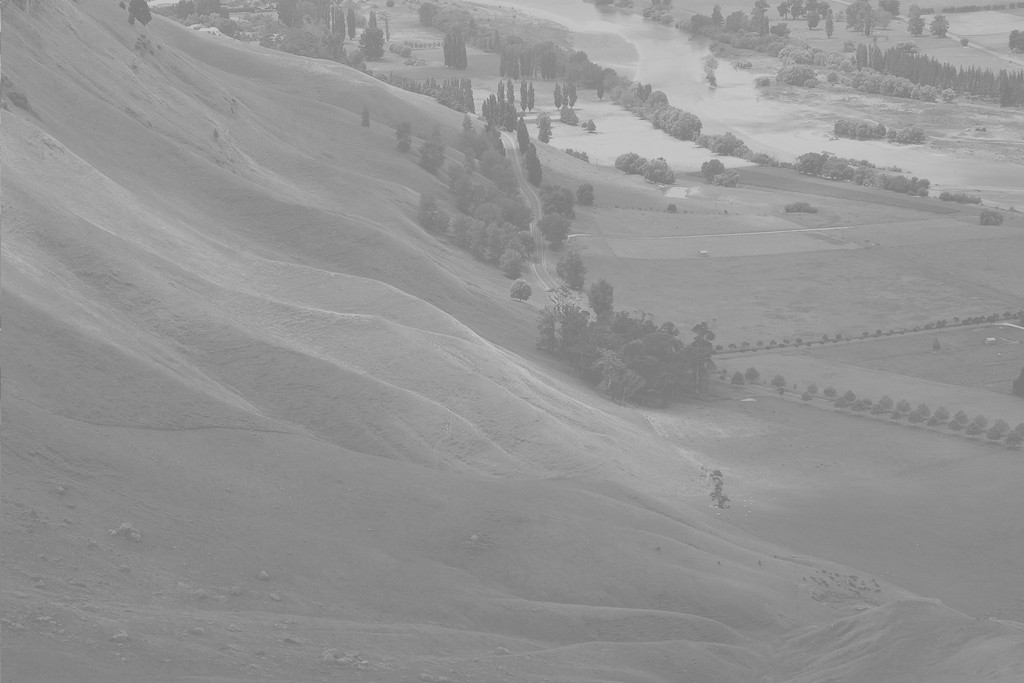
#> input picture Midterm_Essay/Histogram/source_image.jpg, 1024 x 683 px
$ python MATCHING.PY
#> lines starting #> are read from the running program, lines starting #| are printed output that depends on the picture
import cv2
import numpy as np
import matplotlib.pyplot as plt

# Đọc ảnh từ file
source_image = cv2.imread("source_image.jpg", cv2.IMREAD_GRAYSCALE)
#> source_image is the input picture: shape (683, 1024); min 114, max 208, mean 148
references_image = cv2.imread("reference_image.jpg", cv2.IMREAD_GRAYSCALE)
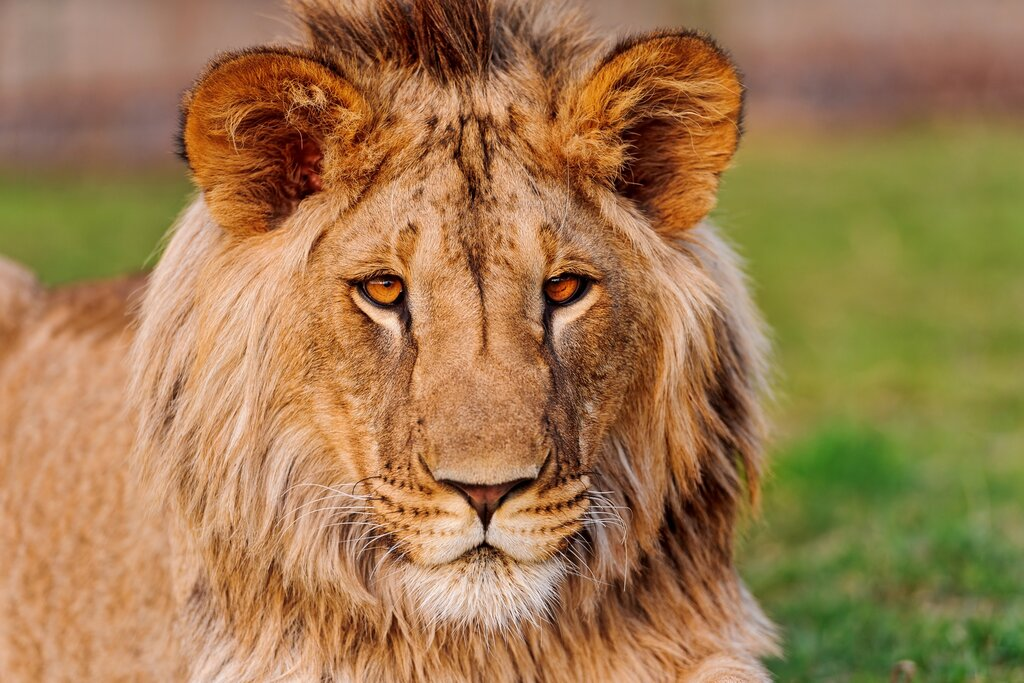
#> input picture Midterm_Essay/Histogram/reference_image.jpg, 1024 x 683 px
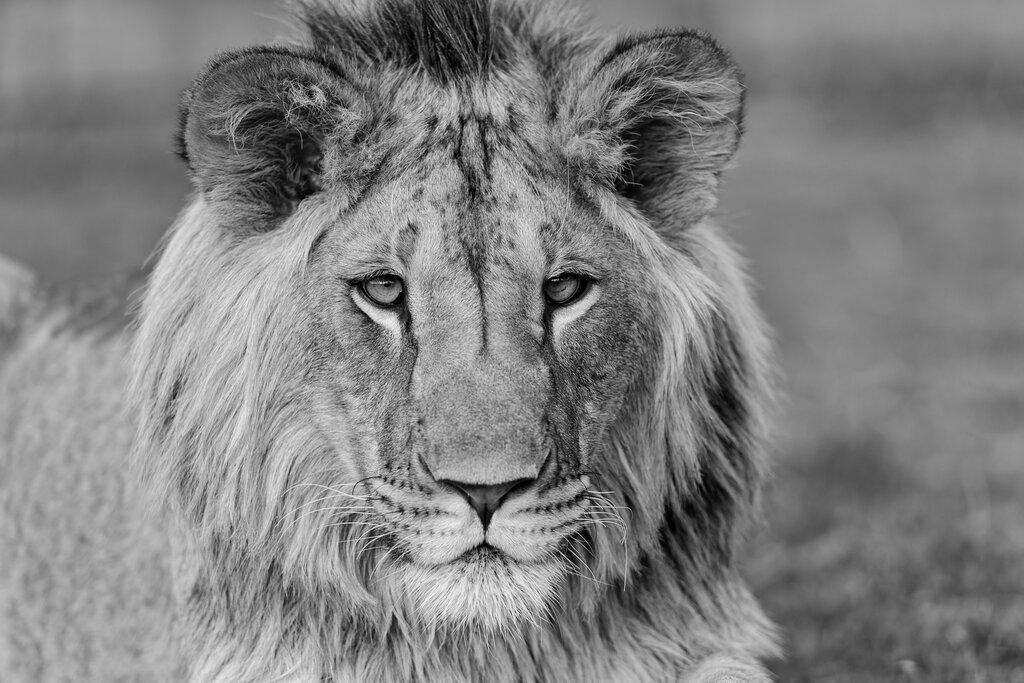
#> references_image: shape (683, 1024); min 0, max 251, mean 128.9

# Lấy ra chiều cao và chiều rộng của ảnh gốc và ảnh tham chiếu
height_source, width_source = source_image.shape[:2]
#> height_source = 683; width_source = 1024
height_references, width_referecnes = references_image.shape[:2]
#> height_references = 683; width_referecnes = 1024

# Tính histogram ảnh nguồn
source_hist = np.zeros(256)
for x in range(height_source):
    for y in range(width_source):
        pixel_values = source_image[x,y]
        source_hist[pixel_values] += 1
#> after the loop, source_hist = 256 values, max 28701 at index 137, min 0 at index 0, mean 2732
# Chuẩn hóa hsitogram ảnh gốc
source_hist = source_hist / (height_source * width_source)
#> source_hist = 256 values, max 0.041 at index 137, min 0 at index 0, mean 0.00391

# Tính histogram ảnh tham chiếu
references_hist = np.zeros(256)
for x in range(height_references):
    for y in range(width_referecnes):
        pixel_values = references_image[x,y]
        references_hist[pixel_values] += 1
#> after the loop, references_hist = 256 values, max 10189 at index 130, min 0 at index 252, mean 2732
# Chuẩn hóa histogram ảnh tham chiếu
references_hist = references_hist / (height_references * width_referecnes)
#> references_hist = 256 values, max 0.0146 at index 130, min 0 at index 252, mean 0.00391

# Tính hàm phân phối tích lũy (CDF) của ảnh gốc
cdf_source = np.zeros(256)
cdf_source[0] = source_hist[0]
for i in range(1, 256):
    cdf_source[i] = cdf_source[i-1] + source_hist[i]
#> after the loop, cdf_source = 256 values from 0 to 1

# Tính hàm phân phối tích lũy (CDF) của ảnh tham chiếu
cdf_references = np.zeros(256)
cdf_references[0] = references_hist[0]
for i in range(1, 256):
    cdf_references[i] = cdf_references[i-1] + references_hist[i]
#> after the loop, cdf_references = 256 values from 0.000452 to 1

# [7 lines of commented-out code are left out]
mapping = np.zeros(256, dtype=int)
for x in range(256):
    min = float("inf")
    min_val = 0
    for y in range(256):
        valu = np.abs(cdf_references[y] - cdf_source[x])
        if (valu < min):
            min = valu
            min_val = y
    mapping[x] = min_val
#> after the loop, mapping = 256 values from 0 to 251

# Áp dụng ánh xạ từ histogram của ảnh tham chiếu đến histogram của ảnh gốc
matched_image = source_image.copy()
for x in range(height_source):
    for y in range(width_source):
        pixel_value = source_image[x, y]
        matched_image[x, y] = mapping[pixel_value]
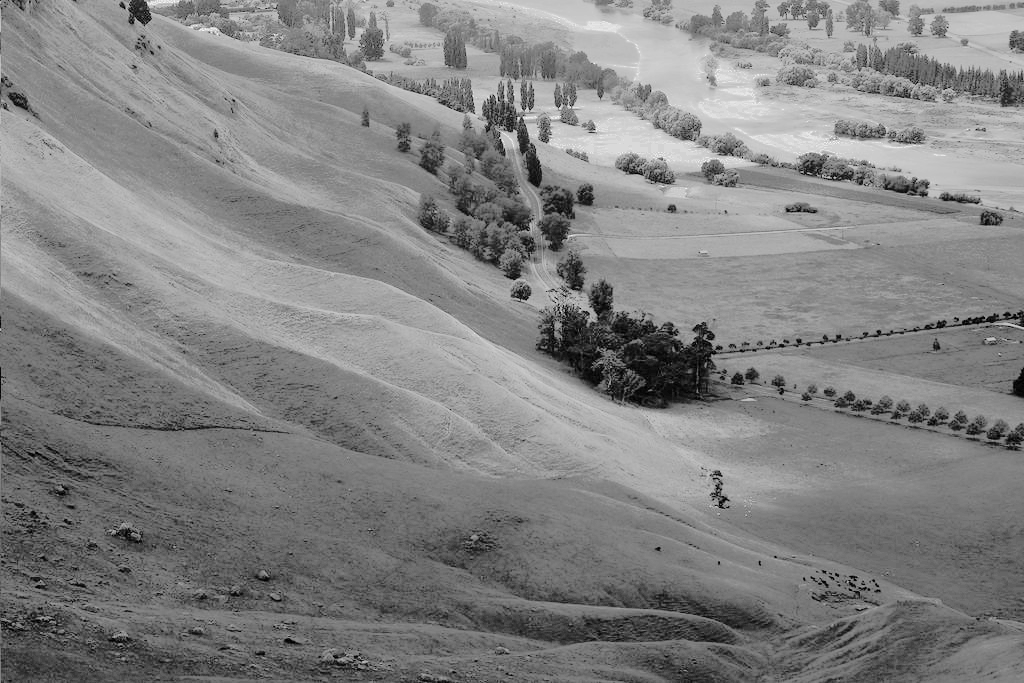
#> matched_image: shape (683, 1024); min 0, max 251, mean 130.2

# Hiển thị ảnh gốc và ảnh đã cân bắng
cv2.imshow('Source Image', source_image)
cv2.imshow('References Image', references_image)
cv2.imshow('Matched Image', matched_image)

# [25 lines of commented-out code are left out]

import matplotlib.pyplot as plt

fig, axs = plt.subplots(1, 3, sharey=True, tight_layout=True)

axs[0].hist(source_image.ravel(), 256, [0, 256])
axs[0].set_title('Source Image')

axs[1].hist(references_image.ravel(), 256, [0, 256])
axs[1].set_title('Reference Image')

axs[2].hist(matched_image.ravel(), 256, [0, 256])
axs[2].set_title('Matched Image')

plt.show()
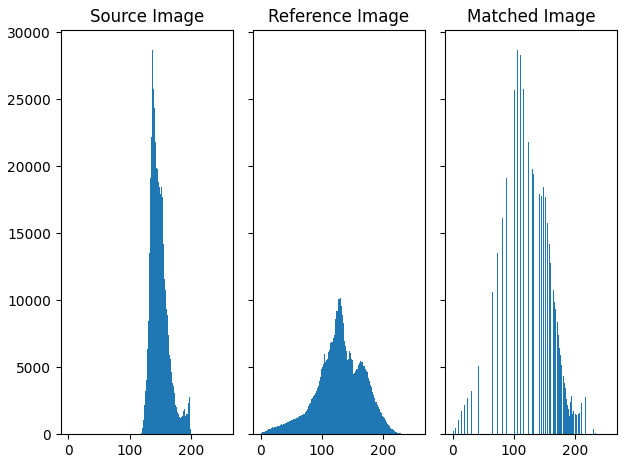
#> figure drawn by matplotlib, 3 panels; panel 1: tallest bar 28701 high, from x = 137 to 138

# Nhấn một nút bất kì để thoát
cv2.waitKey(0)

# Đóng tất cả cửa sổ đang hiển thị
cv2.destroyAllWindows()
